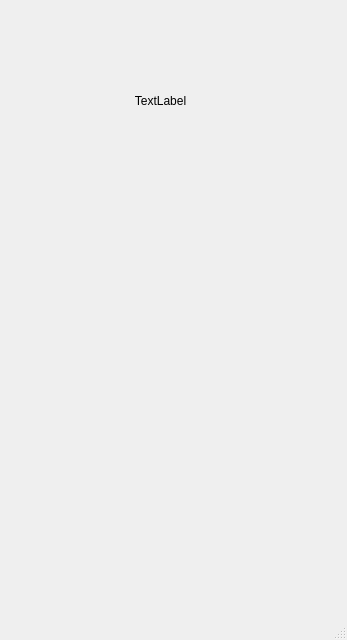
<?xml version="1.0" encoding="UTF-8"?>
<ui version="4.0">
 <class>AndroidWindow</class>
 <widget class="QMainWindow" name="AndroidWindow">
  <property name="geometry">
   <rect>
    <x>0</x>
    <y>0</y>
    <width>347</width>
    <height>640</height>
   </rect>
  </property>
  <property name="sizePolicy">
   <sizepolicy hsizetype="Expanding" vsizetype="Expanding">
    <horstretch>0</horstretch>
    <verstretch>0</verstretch>
   </sizepolicy>
  </property>
  <property name="windowTitle">
   <string>MainWindow</string>
  </property>
  <widget class="QWidget" name="centralwidget">
   <widget class="QLabel" name="label">
    <property name="geometry">
     <rect>
      <x>60</x>
      <y>60</y>
      <width>201</width>
      <height>81</height>
     </rect>
    </property>
    <property name="text">
     <string>TextLabel</string>
    </property>
    <property name="alignment">
     <set>Qt::AlignCenter</set>
    </property>
   </widget>
  </widget>
  <widget class="QMenuBar" name="menubar">
   <property name="geometry">
    <rect>
     <x>0</x>
     <y>0</y>
     <width>347</width>
     <height>23</height>
    </rect>
   </property>
  </widget>
  <widget class="QStatusBar" name="statusbar"/>
 </widget>
 <resources/>
 <connections/>
</ui>
